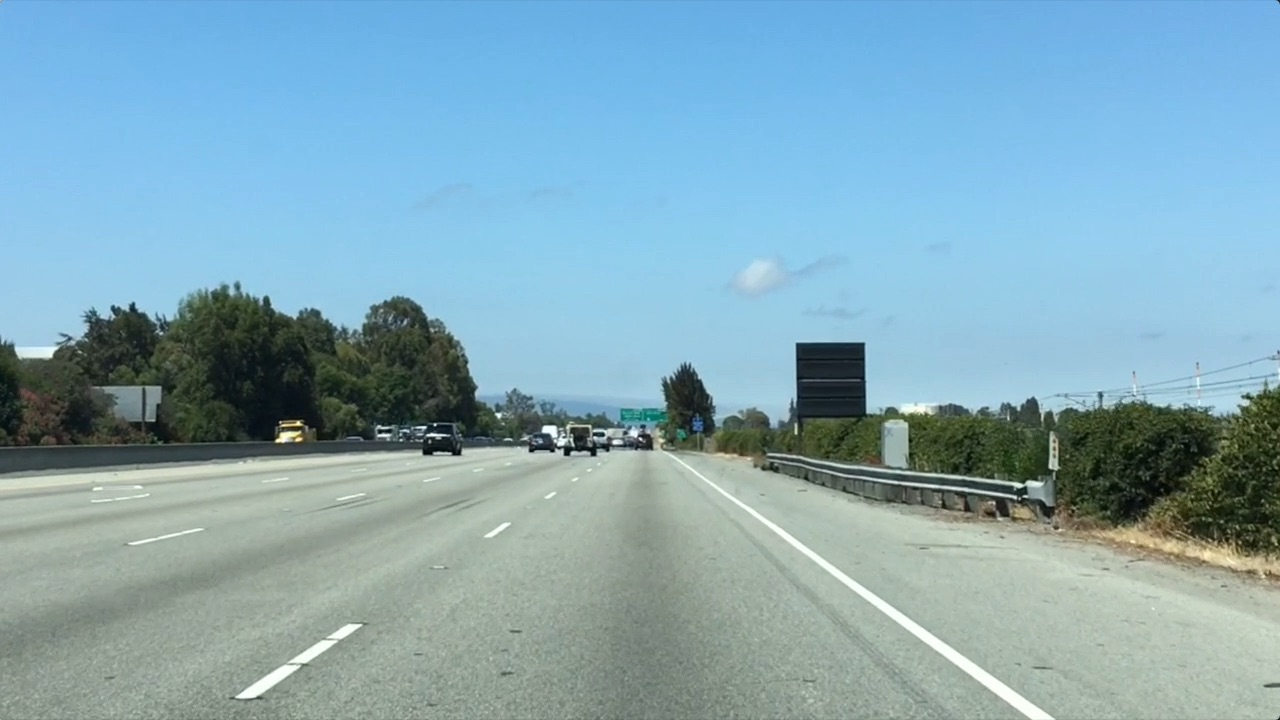
#> input picture test.jpg, 1280 x 720 px
$ python line_detection_by_color_zone_interest.py   (older library calls are emulated)
#> lines starting #> are read from the running program, lines starting #| are printed output that depends on the picture; after the words box and inside, x2 and y2 are one past the last pixel; in counts of white or black regions, pixels touching at a corner belong together
# -*- coding: utf-8 -*-
"""
Created on Wed Aug 12 12:12:08 2020

@author: nguyenrobot
"""

"""
Line dection by color-selection and region-selection
Simple algorithm of a single image before taking out to line dection of a streamed video
We will only can find perfect-white line with this algorithm, which is very limited in reality
"""

import matplotlib.pyplot as plt
import matplotlib.image as img
import numpy as np

# Read test image
frame = img.imread('test.jpg')
#> frame is the input picture: shape (720, 1280, 3); mean R, G, B 132, 168.5, 182.1

height              = frame.shape[0]
#> height = 720
width               = frame.shape[1]
#> width = 1280
color_frame         = np.copy(frame)
line_frame          = np.copy(frame)
zone_interest_frame = np.copy(frame)

# Define color selection threshold
red_thd     = 215
green_thd   = 215
blue_thd    = 215

# Define selection by color / below the threshold
color_selection = ~((frame[:,:,0] < red_thd) | \
                    (frame[:,:,1] < green_thd) | \
                    (frame[:,:,2] < blue_thd))
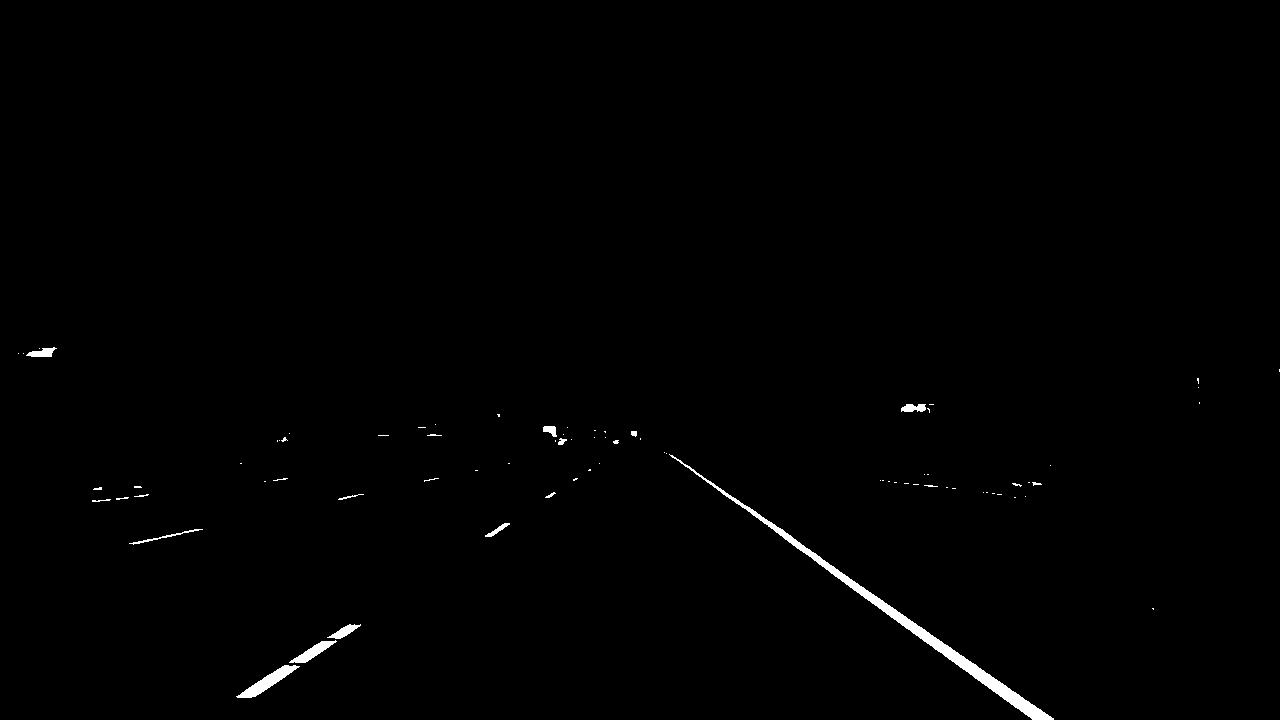
#> color_selection: shape (720, 1280) bool; 0.64% white; 79 white regions (60 under 20 px), largest, box (x1, y1, x2, y2) and area: (669, 454, 1054, 720) 3453, (236, 665, 300, 698) 635, (289, 640, 337, 663) 379

# Define zone of interest inside a triangle found by left_bottom, right_bottom and apex
left_bottom     = [0, np.int(height) - 1]
#> left_bottom = [0, 719]
right_bottom    = [np.int(width) - 1, np.int(height) - 1]
#> right_bottom = [1279, 719]
apex_height     = np.int((height-1)/2) + 50
#> apex_height = 409
apex            = [np.int((width - 1)/2), apex_height]
#> apex = [639, 409]

fit_left        = np.polyfit((left_bottom[0], apex[0]), (left_bottom[1], apex[1]), 1)
#> fit_left = [-0.485, 719]
fit_right       = np.polyfit((right_bottom[0], apex[0]), (right_bottom[1], apex[1]), 1)
#> fit_right = [0.484, 99.48]
fit_bottom      = np.polyfit((left_bottom[0], right_bottom[0]), (left_bottom[1], right_bottom[1]), 1)
#> fit_bottom = [-6.39e-17, 719]

[XX, YY]            = np.meshgrid(np.arange(0,width), np.arange(0,height))
region_selection    = (YY > (XX*fit_left[0] + fit_left[1])) & \
                    (YY > (XX*fit_right[0] + fit_right[1])) & \
                    (YY < (XX*fit_bottom[0] + fit_bottom[1]))

# Mask by color selection
color_frame[~color_selection] = [0, 0, 0]

# Mask by zone of interest and line detection
zone_interest_frame[~region_selection] = [0, 0, 0]
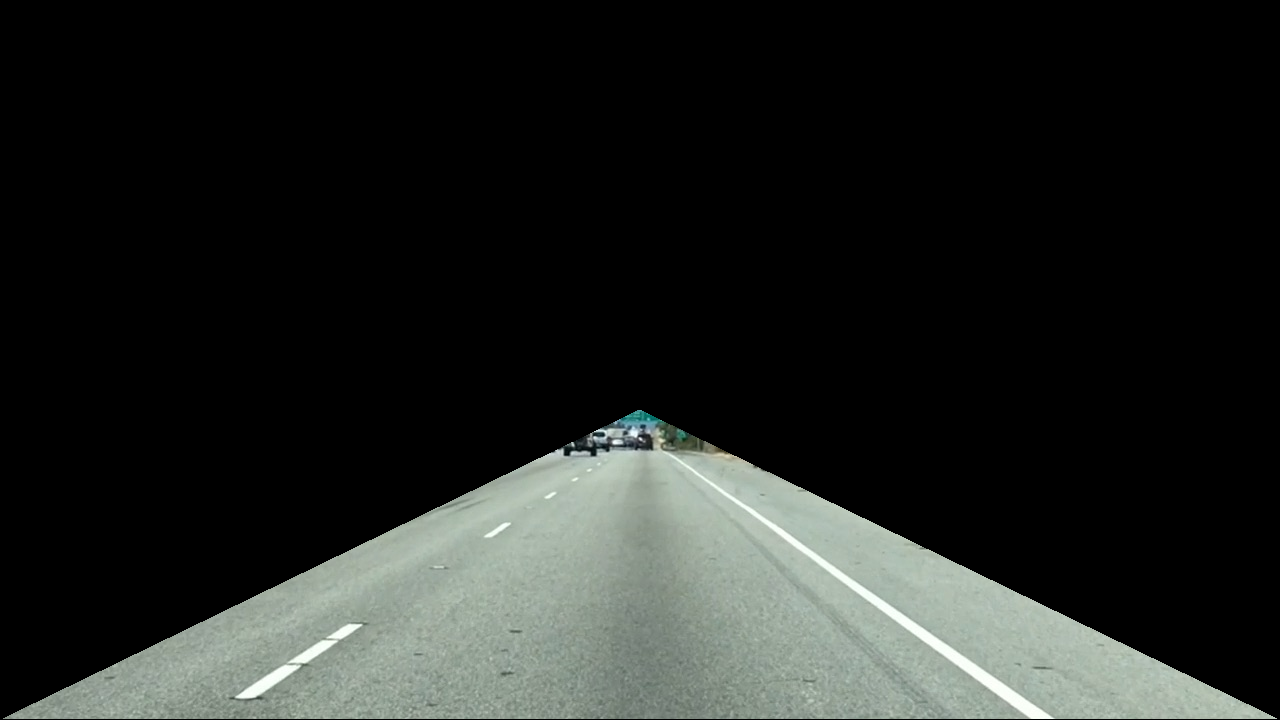
#> zone_interest_frame: shape (720, 1280, 3); mean R, G, B 33.9, 36.7, 34.1
zone_interest_frame[color_selection & region_selection] = [255, 0, 0]
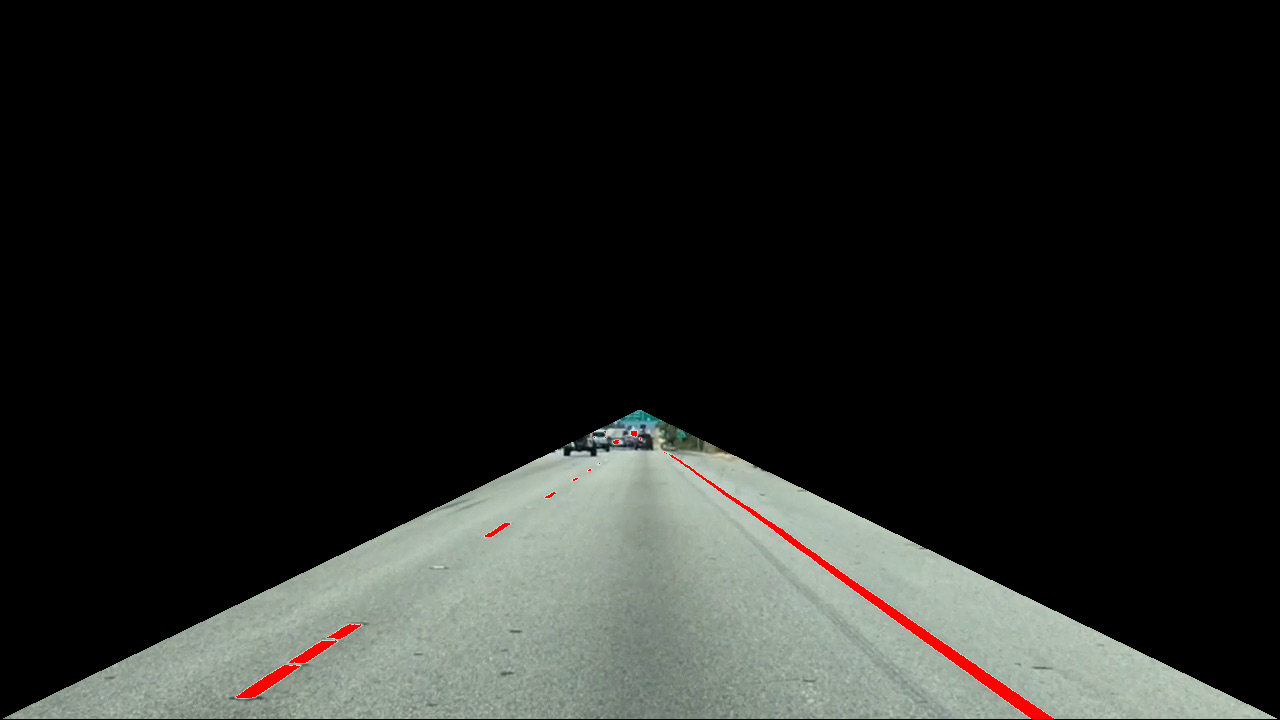
#> zone_interest_frame: shape (720, 1280, 3); 0.53% of pixels changed, all inside (x1, y1, x2, y2) = (236, 431, 1054, 719)

# Line dection by color selection and zone of interest / put it in Red color
line_frame[color_selection & region_selection]          = [255, 0 ,0]
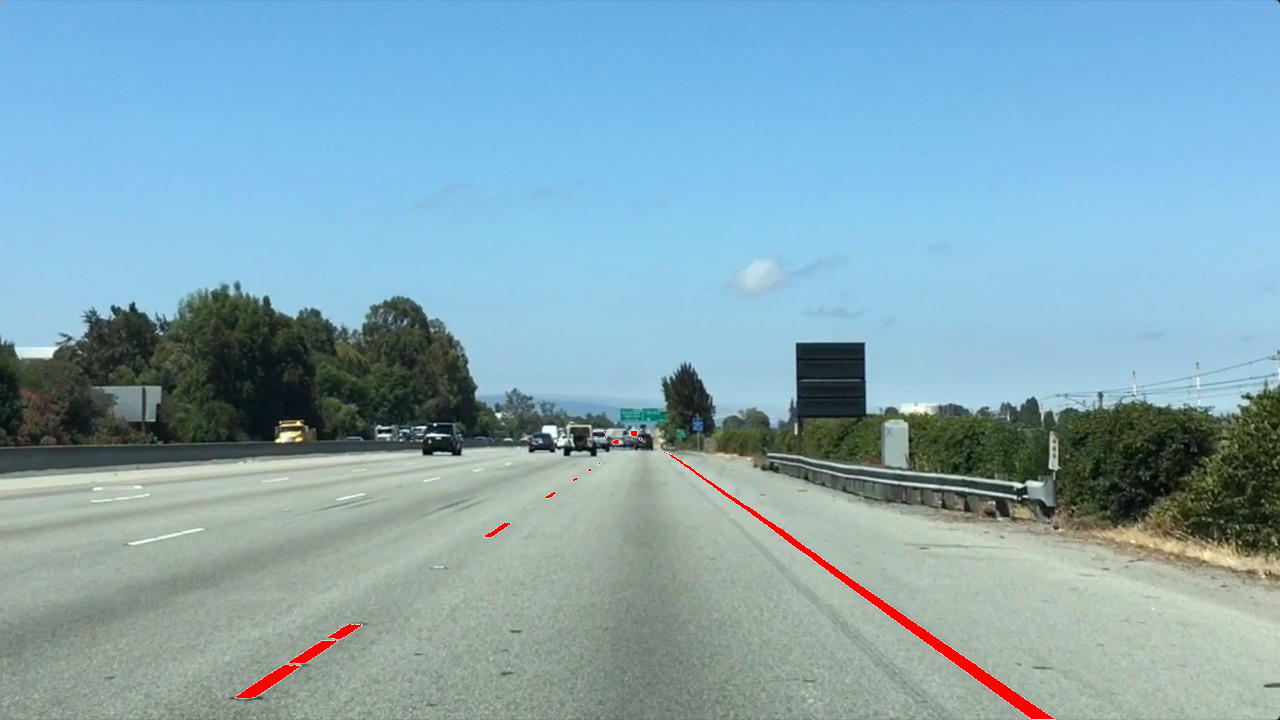
#> line_frame: shape (720, 1280, 3); 0.53% of pixels changed, all inside (x1, y1, x2, y2) = (236, 431, 1054, 719)
line_frame[~(color_selection & region_selection)]       = [0, 0 ,0]

# Display the result
plt.figure()
plt.imshow(color_frame)
plt.imsave('frame_color_selection.png', color_frame)

plt.figure()
plt.imshow(line_frame)
plt.imsave('frame_line_dection.png', line_frame)
